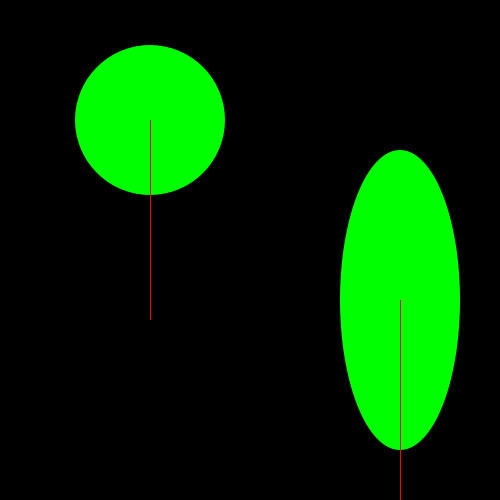
Frame 1 (no input)
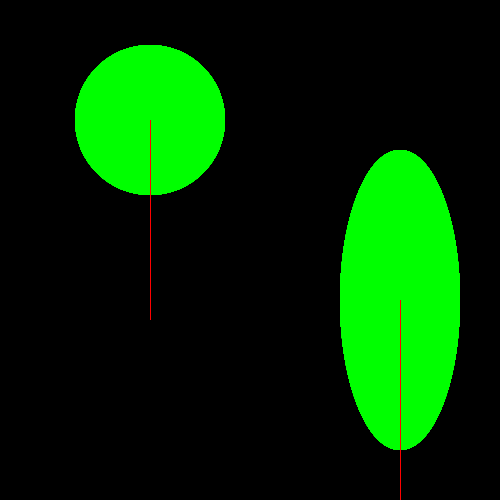
Frame 60 (the mouse pressed at the canvas centre just before this capture)
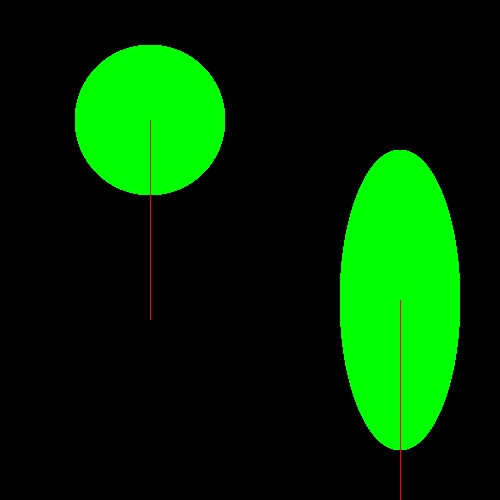
Frame 120 (the mouse held since frame 60 and released just before this capture)

The Processing sketch that drew these frames (run headless with seeded random() and noise(); from frame 60 on, the mouse is pressed at the canvas centre):

// Processing sketch: sketch7
// ── sketch7.pde
void setup() {
  size(500, 500);
  background(0);
  noStroke();
}

void draw() {
  makeATree(150, 120, 150, 150);
  makeATree(400, 300, 120, 300);
}

void makeATree(int xPos, int yPos, int treeWidth, int treeHeight) {
  fill(0, 255, 0);
  ellipse(xPos, yPos, treeWidth, treeHeight);
  fill(255, 0, 0);
  rect(xPos, yPos, 1, 200);  //only change x and y and not width 
}
